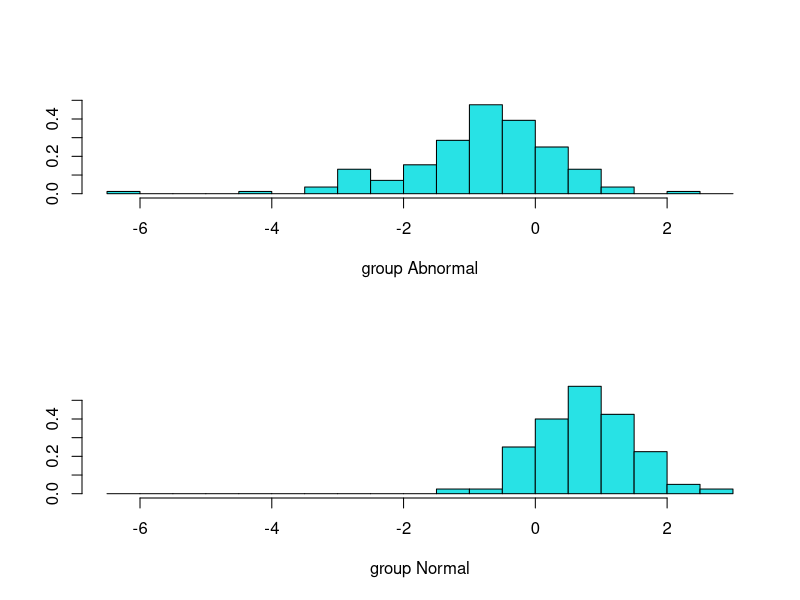

Source code (R): (Note: this script raises an error after producing the figure.)
library(tidyverse)
library(caret)
theme_set(theme_classic())

# Load the data
spine <- read.csv("dataset-spine.csv")[c(1:13)]
spine.pr <- prcomp(spine[c(1:12)], 
                   center=TRUE, 
                   scale=TRUE)
l1_var <- as.double(summary(spine.pr)$importance[,1][2])
l2_var <- as.double(summary(spine.pr)$importance[,2][2])
print(sprintf('Wariancja danych zawarta w pierwszym składniku wiodącym: %s%%', format(round(l1_var, 2), nsmall = 2)))
print(sprintf('Wariancja danych zawarta w drugim składniku wiodącym: %s%%', format(round(l2_var, 2), nsmall = 2)))

# Split the data into training (80%) and test set (20%)
set.seed(123)
training.samples <- spine$class %>%
  createDataPartition(p = 0.8, list = FALSE)

train.data <- spine[training.samples, ]
test.data <- spine[-training.samples, ]

# Estimate preprocessing parameters
preproc.param <- train.data %>% 
  preProcess(method = c("center", "scale"))

# Transform the data using the estimated parameters
train.transformed <- preproc.param %>% predict(train.data)
test.transformed <- preproc.param %>% predict(test.data)

require(MASS)
# Fit the model

model <- lda(formula=class~., data=train.transformed)
print(model)
plot(model)

# Make predictions
predictions <- model %>% predict(train.transformed)
# Model accuracy
mean(predictions$class==test.transformed$class)

lda.data <- cbind(train.transformed, predict(model)$x)
#ggplot(lda.data, aes(LD1, LD2)) + geom_point(aes(color = class))
#tu nie ma LD2 z jakiegos powodu
print(ggplot(lda.data, aes(LD1,LD2)) + geom_point(aes(color = class)))